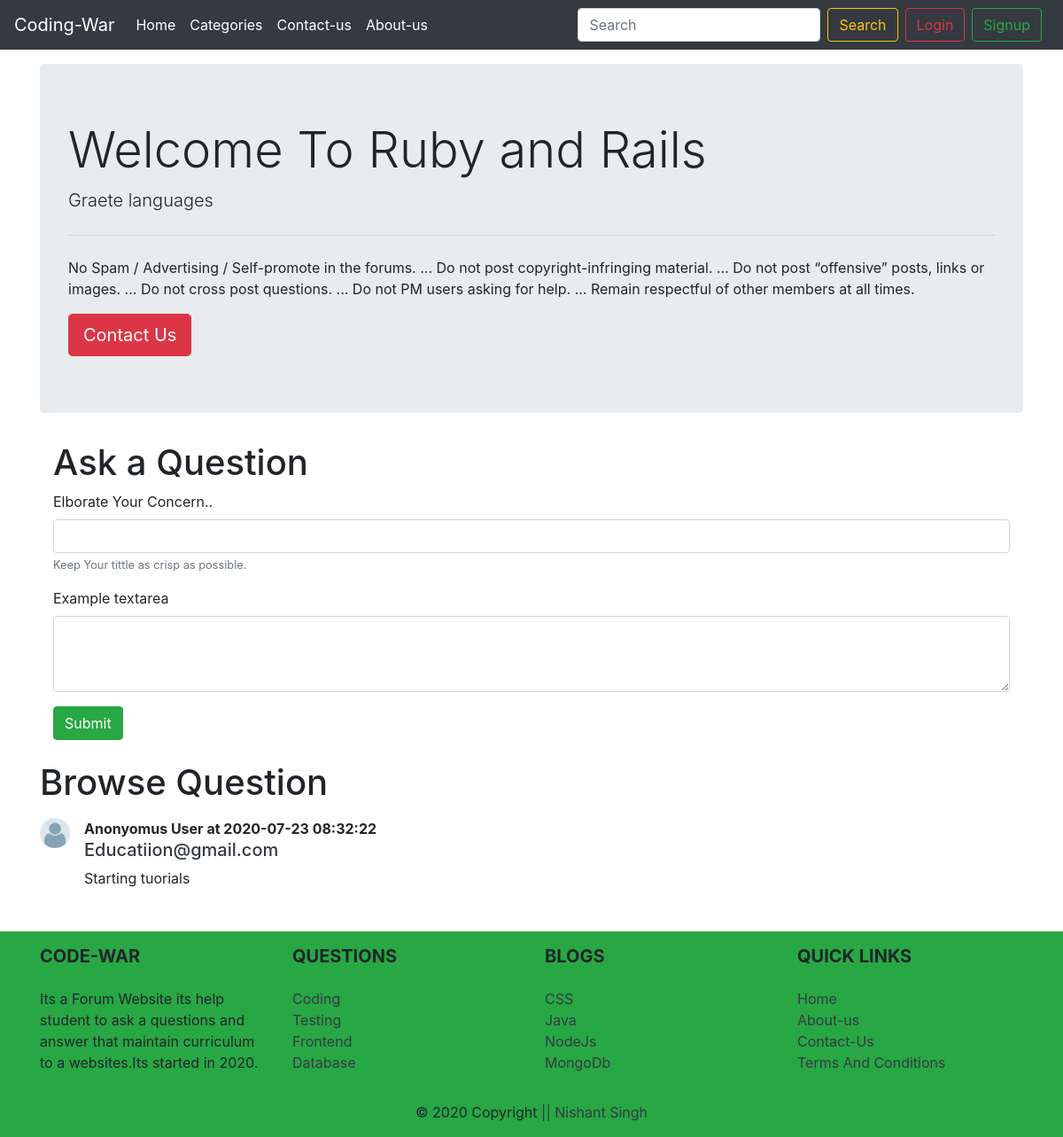
The page /treadsList.php?catid=2 on the database its author committed.
### tables this page shows
CREATE TABLE `categories` (
  `c_id` int(11) NOT NULL,
  `c_name` varchar(23) NOT NULL,
  `c_desc` varchar(234) NOT NULL,
  `created` datetime NOT NULL DEFAULT current_timestamp()
);

CREATE TABLE `treads` (
  `t_id` int(7) NOT NULL,
  `t_title` varchar(25) NOT NULL,
  `t_desc` varchar(256) NOT NULL,
  `t_c_id` int(7) NOT NULL,
  `t_user_id` int(7) NOT NULL,
  `timestamp` datetime NOT NULL DEFAULT current_timestamp()
);

### treadsList.php (the view, shortened to what this page needs)
<!doctype html>
<html lang="en">
  <head>
    <link rel="stylesheet" href="https://stackpath.bootstrapcdn.com/bootstrap/4.5.0/css/bootstrap.min.css">
  </head>
  <body>
    <?php  include 'partials/header.php' ?>
    <?php  include 'partials/dbconnect.php' ?>
    <?php
    $id=$_GET['catid'];
    $sql="SELECT * FROM `categories` WHERE c_id = $id";
    $result =mysqli_query($conn,$sql);
    while ($row=mysqli_fetch_assoc($result)) {
      $catname=$row['c_name'];
      $catdesc=$row['c_desc'];
    }
    ?>
<div class="container mt-3">
<div class="jumbotron ">
  <h1 class="display-4">Welcome To <?php echo $catname; ?></h1>
  <p class="lead"><?php echo $catdesc; ?></p>
  <hr class="my-4">
  <p>No Spam / Advertising / Self-promote in the forums. ...
Do not post copyright-infringing material. ...
Do not post “offensive” posts, links or images. ...
Do not cross post questions. ...
Do not PM users asking for help. ...
Remain respectful of other members at all times.</p>
  <a class="btn btn-danger btn-lg" href="contact.php" role="button">Contact Us</a>
</div>
<div class="container">
  <h1 py-2>Ask a  Question</h1>
        <form action="<?php echo $_SERVER['REQUEST_URI'] ?>" method="post">
  <div class="form-group">
    <label for="exampleInputEmail1">Elborate Your Concern..</label>
    <input type="email" class="form-control" id="title" name="title" aria-describedby="emailHelp">
    <small id="emailHelp" class="form-text text-muted">Keep Your tittle as crisp as possible.</small>
  </div>
  <div class="form-group">
    <label for="exampleFormControlTextarea1">Example textarea</label>
    <textarea class="form-control" name="desc" id="desc" rows="3"></textarea>
  </div>
  <button type="submit" class="btn btn-success">Submit</button>
      </form>
</div>
<h1 class="mt-4">Browse Question</h1>
     <?php
     $id=$_GET['catid'];
    $sql="SELECT * FROM `treads` WHERE t_c_id = $id";
    $result =mysqli_query($conn,$sql);
    while ($row=mysqli_fetch_assoc($result)) {
      $id=$row['t_id'];
      $title=$row['t_title'];
      $desc=$row['t_desc'];
      $time=$row['timestamp'];
echo '
<div class="media my-3">
  <img src="images/download.jpg" width="34px" class="mr-3" alt="...">
  <div class="media-body">
<p class="font-weight-bold my-0">Anonyomus User at '. $time.'</p>
<h5 class="mt-0"><a class="text-dark" href="treads.php?treadid='.$id.'">'.$title.'</a></h5>
'.$desc.'
  </div>
</div>';
    }
    ?>
</div>
<?php  include 'partials/footer.php'  ?>
  </body>
</html>

### rows shown on the page
categories: c_name "Ruby and Rails", c_desc "Graete languages"
treads: timestamp "2020-07-23 08:32:22", t_title "Educatiion@gmail.com", t_desc "Starting tuorials"
